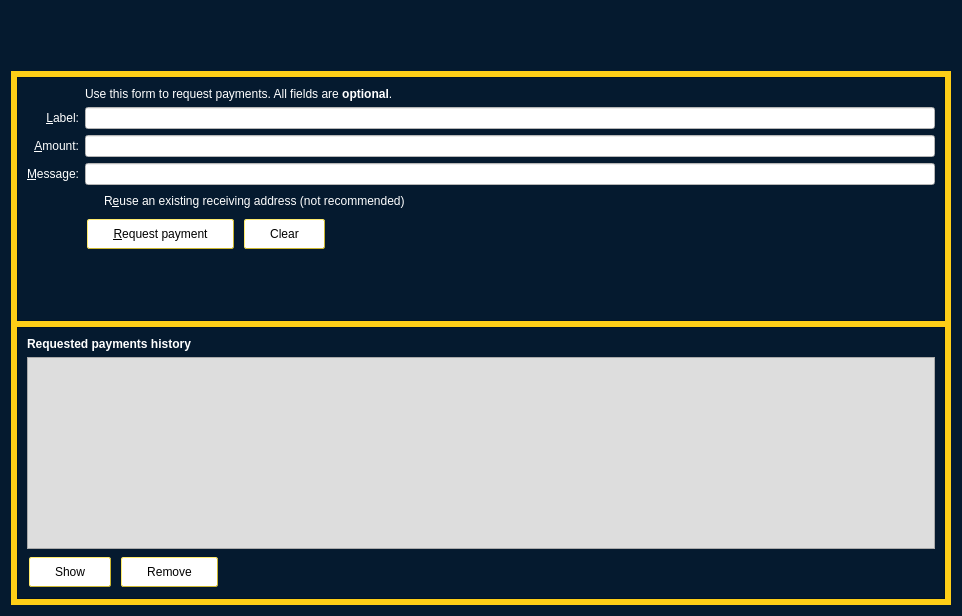
<?xml version="1.0" encoding="UTF-8"?>
<ui version="4.0">
 <class>ReceiveCoinsDialog</class>
 <widget class="QWidget" name="ReceiveCoinsDialog">
  <property name="geometry">
   <rect>
    <x>0</x>
    <y>0</y>
    <width>962</width>
    <height>616</height>
   </rect>
  </property>
  <property name="styleSheet">
   <string notr="true">background-color: rgb(5, 26, 47);
color: black;</string>
  </property>
  <layout class="QVBoxLayout" name="verticalLayout" stretch="0">
   <item>
    <layout class="QVBoxLayout" name="verticalLayout_Master" stretch="0,1">
     <property name="spacing">
      <number>0</number>
     </property>
     <item>
      <widget class="QFrame" name="frame_Header">
       <property name="styleSheet">
        <string notr="true">background: transparent</string>
       </property>
       <layout class="QVBoxLayout" name="verticalLayout_8">
        <property name="margin">
         <number>0</number>
        </property>
        <item>
         <layout class="QHBoxLayout" name="horizontalLayout_Header" stretch="1,0">
          <item>
           <spacer name="horizontalSpacer_3">
            <property name="orientation">
             <enum>Qt::Horizontal</enum>
            </property>
            <property name="sizeHint" stdset="0">
             <size>
              <width>40</width>
              <height>20</height>
             </size>
            </property>
           </spacer>
          </item>
          <item>
           <widget class="QLabel" name="labelOverviewHeaderRight">
            <property name="minimumSize">
             <size>
              <width>464</width>
              <height>60</height>
             </size>
            </property>
            <property name="maximumSize">
             <size>
              <width>16777215</width>
              <height>60</height>
             </size>
            </property>
            <property name="font">
             <font>
              <pointsize>14</pointsize>
             </font>
            </property>
            <property name="styleSheet">
             <string notr="true">background: transparent</string>
            </property>
            <property name="text">
             <string/>
            </property>
            <property name="alignment">
             <set>Qt::AlignRight|Qt::AlignTrailing|Qt::AlignVCenter</set>
            </property>
           </widget>
          </item>
         </layout>
        </item>
       </layout>
      </widget>
     </item>
     <item>
      <widget class="QFrame" name="frame_BG">
       <property name="styleSheet">
        <string notr="true">background-color: rgb(254, 206, 23);
color: black;</string>
       </property>
       <layout class="QVBoxLayout" name="verticalLayout_5">
        <property name="margin">
         <number>6</number>
        </property>
        <item>
         <widget class="QFrame" name="frame2">
          <property name="sizePolicy">
           <sizepolicy hsizetype="Preferred" vsizetype="Expanding">
            <horstretch>0</horstretch>
            <verstretch>0</verstretch>
           </sizepolicy>
          </property>
          <property name="styleSheet">
           <string notr="true">background-color: rgb(5, 26, 47);
color: black;</string>
          </property>
          <property name="frameShape">
           <enum>QFrame::StyledPanel</enum>
          </property>
          <property name="frameShadow">
           <enum>QFrame::Sunken</enum>
          </property>
          <layout class="QVBoxLayout" name="verticalLayout_3">
           <item>
            <layout class="QGridLayout" name="gridLayout">
             <item row="7" column="2">
              <widget class="QCheckBox" name="reuseAddress">
               <property name="toolTip">
                <string>Reuse one of the previously used receiving addresses.&lt;br&gt;Reusing addresses has security and privacy issues.&lt;br&gt;Do not use this unless re-generating a payment request made before.</string>
               </property>
               <property name="styleSheet">
                <string notr="true">background: transparent;
color:white</string>
               </property>
               <property name="text">
                <string>R&amp;euse an existing receiving address (not recommended)</string>
               </property>
              </widget>
             </item>
             <item row="7" column="0">
              <widget class="QLabel" name="label_4">
               <property name="styleSheet">
                <string notr="true">background: transparent</string>
               </property>
               <property name="text">
                <string/>
               </property>
              </widget>
             </item>
             <item row="6" column="0">
              <widget class="QLabel" name="label_3">
               <property name="toolTip">
                <string>An optional message to attach to the payment request, which will be displayed when the request is opened. Note: The message will not be sent with the payment over the Bitesax network.</string>
               </property>
               <property name="styleSheet">
                <string notr="true">background: transparent;
color:white</string>
               </property>
               <property name="text">
                <string>&amp;Message:</string>
               </property>
               <property name="alignment">
                <set>Qt::AlignRight|Qt::AlignTrailing|Qt::AlignVCenter</set>
               </property>
               <property name="buddy">
                <cstring>reqMessage</cstring>
               </property>
              </widget>
             </item>
             <item row="4" column="2">
              <widget class="QLineEdit" name="reqLabel">
               <property name="toolTip">
                <string>An optional label to associate with the new receiving address.</string>
               </property>
               <property name="styleSheet">
                <string notr="true">background: white;
color:black</string>
               </property>
              </widget>
             </item>
             <item row="6" column="2">
              <widget class="QLineEdit" name="reqMessage">
               <property name="toolTip">
                <string>An optional message to attach to the payment request, which will be displayed when the request is opened.&lt;br&gt;Note: The message will not be sent with the payment over the Bitesax network.</string>
               </property>
               <property name="styleSheet">
                <string notr="true">background: white;
color:black</string>
               </property>
              </widget>
             </item>
             <item row="2" column="2">
              <widget class="QLabel" name="label_5">
               <property name="styleSheet">
                <string notr="true">background: transparent;
color:white</string>
               </property>
               <property name="text">
                <string>Use this form to request payments. All fields are &lt;b&gt;optional&lt;/b&gt;.</string>
               </property>
              </widget>
             </item>
             <item row="4" column="0">
              <widget class="QLabel" name="label_2">
               <property name="toolTip">
                <string>An optional label to associate with the new receiving address.</string>
               </property>
               <property name="styleSheet">
                <string notr="true">background: transparent;
color:white</string>
               </property>
               <property name="text">
                <string>&amp;Label:</string>
               </property>
               <property name="alignment">
                <set>Qt::AlignRight|Qt::AlignTrailing|Qt::AlignVCenter</set>
               </property>
               <property name="buddy">
                <cstring>reqLabel</cstring>
               </property>
              </widget>
             </item>
             <item row="5" column="0">
              <widget class="QLabel" name="label">
               <property name="toolTip">
                <string>An optional amount to request. Leave this empty or zero to not request a specific amount.</string>
               </property>
               <property name="styleSheet">
                <string notr="true">background: transparent;
color:white</string>
               </property>
               <property name="text">
                <string>&amp;Amount:</string>
               </property>
               <property name="alignment">
                <set>Qt::AlignRight|Qt::AlignTrailing|Qt::AlignVCenter</set>
               </property>
               <property name="buddy">
                <cstring>reqAmount</cstring>
               </property>
              </widget>
             </item>
             <item row="5" column="2">
              <widget class="BitcoinAmountField" name="reqAmount">
               <property name="minimumSize">
                <size>
                 <width>80</width>
                 <height>0</height>
                </size>
               </property>
               <property name="toolTip">
                <string>An optional amount to request. Leave this empty or zero to not request a specific amount.</string>
               </property>
               <property name="styleSheet">
                <string notr="true">background: white;
color:black</string>
               </property>
              </widget>
             </item>
             <item row="8" column="0">
              <widget class="QLabel" name="label_7">
               <property name="styleSheet">
                <string notr="true">background: transparent</string>
               </property>
               <property name="text">
                <string/>
               </property>
              </widget>
             </item>
             <item row="8" column="2">
              <layout class="QHBoxLayout" name="horizontalLayout">
               <item>
                <widget class="QPushButton" name="receiveButton">
                 <property name="minimumSize">
                  <size>
                   <width>150</width>
                   <height>0</height>
                  </size>
                 </property>
                 <property name="styleSheet">
                  <string notr="true">QPushButton { /* Global Button Style */
	background-color: white;
	border-width: 1px;
	border-style: outset;
	border-color: #cbb62f;
	border-radius: 2px;
	color:#000000;
	font-size:12px;
	font-weight:;
	padding-left:25px;
	padding-right:25px;
	padding-top:1px;
	padding-bottom:1px;
	height: 26px;
	margin: 2px;
}
QPushButton:hover {
		background-color: rgb(85, 170, 127);
}

QPushButton:pressed {
	background-color: rgb(170, 255, 255);
	border:1px solid #000000;
}</string>
                 </property>
                 <property name="text">
                  <string>&amp;Request payment</string>
                 </property>
                 <property name="icon">
                  <iconset resource="../bitesax.qrc">
                   <normaloff>:/icons/receiving_addresses</normaloff>:/icons/receiving_addresses</iconset>
                 </property>
                </widget>
               </item>
               <item>
                <widget class="QPushButton" name="clearButton">
                 <property name="sizePolicy">
                  <sizepolicy hsizetype="Minimum" vsizetype="Fixed">
                   <horstretch>0</horstretch>
                   <verstretch>0</verstretch>
                  </sizepolicy>
                 </property>
                 <property name="toolTip">
                  <string>Clear all fields of the form.</string>
                 </property>
                 <property name="styleSheet">
                  <string notr="true">QPushButton { /* Global Button Style */
	background-color: white;
	border-width: 1px;
	border-style: outset;
	border-color: #cbb62f;
	border-radius: 2px;
	color:#000000;
	font-size:12px;
	font-weight:;
	padding-left:25px;
	padding-right:25px;
	padding-top:1px;
	padding-bottom:1px;
	height: 26px;
	margin: 2px;
}
QPushButton:hover {
		background-color: rgb(85, 170, 127);
}

QPushButton:pressed {
	background-color: rgb(170, 255, 255);
	border:1px solid #000000;
}</string>
                 </property>
                 <property name="text">
                  <string>Clear</string>
                 </property>
                 <property name="icon">
                  <iconset resource="../bitesax.qrc">
                   <normaloff>:/icons/remove</normaloff>:/icons/remove</iconset>
                 </property>
                 <property name="autoDefault">
                  <bool>false</bool>
                 </property>
                </widget>
               </item>
               <item>
                <spacer name="horizontalSpacer">
                 <property name="orientation">
                  <enum>Qt::Horizontal</enum>
                 </property>
                 <property name="sizeHint" stdset="0">
                  <size>
                   <width>40</width>
                   <height>20</height>
                  </size>
                 </property>
                </spacer>
               </item>
              </layout>
             </item>
             <item row="9" column="2">
              <spacer name="verticalSpacer">
               <property name="orientation">
                <enum>Qt::Vertical</enum>
               </property>
               <property name="sizeHint" stdset="0">
                <size>
                 <width>20</width>
                 <height>40</height>
                </size>
               </property>
              </spacer>
             </item>
            </layout>
           </item>
          </layout>
         </widget>
        </item>
        <item>
         <widget class="QFrame" name="frame">
          <property name="sizePolicy">
           <sizepolicy hsizetype="Preferred" vsizetype="Expanding">
            <horstretch>0</horstretch>
            <verstretch>0</verstretch>
           </sizepolicy>
          </property>
          <property name="styleSheet">
           <string notr="true">background-color: rgb(5, 26, 47);
color: black;</string>
          </property>
          <property name="frameShape">
           <enum>QFrame::StyledPanel</enum>
          </property>
          <property name="frameShadow">
           <enum>QFrame::Raised</enum>
          </property>
          <layout class="QVBoxLayout" name="verticalLayout_2">
           <item>
            <widget class="QLabel" name="label_6">
             <property name="font">
              <font>
               <weight>75</weight>
               <bold>true</bold>
              </font>
             </property>
             <property name="styleSheet">
              <string notr="true">background: transparent;
color:white</string>
             </property>
             <property name="text">
              <string>Requested payments history</string>
             </property>
            </widget>
           </item>
           <item>
            <widget class="QTableView" name="recentRequestsView">
             <property name="palette">
              <palette>
               <active>
                <colorrole role="WindowText">
                 <brush brushstyle="SolidPattern">
                  <color alpha="255">
                   <red>0</red>
                   <green>0</green>
                   <blue>0</blue>
                  </color>
                 </brush>
                </colorrole>
                <colorrole role="Button">
                 <brush brushstyle="SolidPattern">
                  <color alpha="255">
                   <red>221</red>
                   <green>221</green>
                   <blue>221</blue>
                  </color>
                 </brush>
                </colorrole>
                <colorrole role="Text">
                 <brush brushstyle="SolidPattern">
                  <color alpha="255">
                   <red>0</red>
                   <green>0</green>
                   <blue>0</blue>
                  </color>
                 </brush>
                </colorrole>
                <colorrole role="ButtonText">
                 <brush brushstyle="SolidPattern">
                  <color alpha="255">
                   <red>0</red>
                   <green>0</green>
                   <blue>0</blue>
                  </color>
                 </brush>
                </colorrole>
                <colorrole role="Base">
                 <brush brushstyle="SolidPattern">
                  <color alpha="255">
                   <red>221</red>
                   <green>221</green>
                   <blue>221</blue>
                  </color>
                 </brush>
                </colorrole>
                <colorrole role="Window">
                 <brush brushstyle="SolidPattern">
                  <color alpha="255">
                   <red>221</red>
                   <green>221</green>
                   <blue>221</blue>
                  </color>
                 </brush>
                </colorrole>
               </active>
               <inactive>
                <colorrole role="WindowText">
                 <brush brushstyle="SolidPattern">
                  <color alpha="255">
                   <red>0</red>
                   <green>0</green>
                   <blue>0</blue>
                  </color>
                 </brush>
                </colorrole>
                <colorrole role="Button">
                 <brush brushstyle="SolidPattern">
                  <color alpha="255">
                   <red>221</red>
                   <green>221</green>
                   <blue>221</blue>
                  </color>
                 </brush>
                </colorrole>
                <colorrole role="Text">
                 <brush brushstyle="SolidPattern">
                  <color alpha="255">
                   <red>0</red>
                   <green>0</green>
                   <blue>0</blue>
                  </color>
                 </brush>
                </colorrole>
                <colorrole role="ButtonText">
                 <brush brushstyle="SolidPattern">
                  <color alpha="255">
                   <red>0</red>
                   <green>0</green>
                   <blue>0</blue>
                  </color>
                 </brush>
                </colorrole>
                <colorrole role="Base">
                 <brush brushstyle="SolidPattern">
                  <color alpha="255">
                   <red>221</red>
                   <green>221</green>
                   <blue>221</blue>
                  </color>
                 </brush>
                </colorrole>
                <colorrole role="Window">
                 <brush brushstyle="SolidPattern">
                  <color alpha="255">
                   <red>221</red>
                   <green>221</green>
                   <blue>221</blue>
                  </color>
                 </brush>
                </colorrole>
               </inactive>
               <disabled>
                <colorrole role="WindowText">
                 <brush brushstyle="SolidPattern">
                  <color alpha="255">
                   <red>0</red>
                   <green>0</green>
                   <blue>0</blue>
                  </color>
                 </brush>
                </colorrole>
                <colorrole role="Button">
                 <brush brushstyle="SolidPattern">
                  <color alpha="255">
                   <red>221</red>
                   <green>221</green>
                   <blue>221</blue>
                  </color>
                 </brush>
                </colorrole>
                <colorrole role="Text">
                 <brush brushstyle="SolidPattern">
                  <color alpha="255">
                   <red>0</red>
                   <green>0</green>
                   <blue>0</blue>
                  </color>
                 </brush>
                </colorrole>
                <colorrole role="ButtonText">
                 <brush brushstyle="SolidPattern">
                  <color alpha="255">
                   <red>0</red>
                   <green>0</green>
                   <blue>0</blue>
                  </color>
                 </brush>
                </colorrole>
                <colorrole role="Base">
                 <brush brushstyle="SolidPattern">
                  <color alpha="255">
                   <red>221</red>
                   <green>221</green>
                   <blue>221</blue>
                  </color>
                 </brush>
                </colorrole>
                <colorrole role="Window">
                 <brush brushstyle="SolidPattern">
                  <color alpha="255">
                   <red>221</red>
                   <green>221</green>
                   <blue>221</blue>
                  </color>
                 </brush>
                </colorrole>
               </disabled>
              </palette>
             </property>
             <property name="contextMenuPolicy">
              <enum>Qt::CustomContextMenu</enum>
             </property>
             <property name="styleSheet">
              <string notr="true">background-color: rgb(221, 221, 221);
color:black</string>
             </property>
             <property name="tabKeyNavigation">
              <bool>false</bool>
             </property>
             <property name="sortingEnabled">
              <bool>true</bool>
             </property>
            </widget>
           </item>
           <item>
            <layout class="QHBoxLayout" name="horizontalLayout_2">
             <item>
              <widget class="QPushButton" name="showRequestButton">
               <property name="enabled">
                <bool>false</bool>
               </property>
               <property name="toolTip">
                <string>Show the selected request (does the same as double clicking an entry)</string>
               </property>
               <property name="styleSheet">
                <string notr="true">QPushButton { /* Global Button Style */
	background-color: white;
	border-width: 1px;
	border-style: outset;
	border-color: #cbb62f;
	border-radius: 2px;
	color:#000000;
	font-size:12px;
	font-weight:;
	padding-left:25px;
	padding-right:25px;
	padding-top:1px;
	padding-bottom:1px;
	height: 26px;
	margin: 2px;
}
QPushButton:hover {
		background-color: rgb(85, 170, 127);
}

QPushButton:pressed {
	background-color: rgb(170, 255, 255);
	border:1px solid #000000;
}</string>
               </property>
               <property name="text">
                <string>Show</string>
               </property>
               <property name="icon">
                <iconset resource="../bitesax.qrc">
                 <normaloff>:/icons/edit</normaloff>:/icons/edit</iconset>
               </property>
               <property name="autoDefault">
                <bool>false</bool>
               </property>
              </widget>
             </item>
             <item>
              <widget class="QPushButton" name="removeRequestButton">
               <property name="enabled">
                <bool>false</bool>
               </property>
               <property name="toolTip">
                <string>Remove the selected entries from the list</string>
               </property>
               <property name="styleSheet">
                <string notr="true">QPushButton { /* Global Button Style */
	background-color: white;
	border-width: 1px;
	border-style: outset;
	border-color: #cbb62f;
	border-radius: 2px;
	color:#000000;
	font-size:12px;
	font-weight:;
	padding-left:25px;
	padding-right:25px;
	padding-top:1px;
	padding-bottom:1px;
	height: 26px;
	margin: 2px;
}
QPushButton:hover {
		background-color: rgb(85, 170, 127);
}

QPushButton:pressed {
	background-color: rgb(170, 255, 255);
	border:1px solid #000000;
}</string>
               </property>
               <property name="text">
                <string>Remove</string>
               </property>
               <property name="icon">
                <iconset resource="../bitesax.qrc">
                 <normaloff>:/icons/remove</normaloff>:/icons/remove</iconset>
               </property>
               <property name="autoDefault">
                <bool>false</bool>
               </property>
              </widget>
             </item>
             <item>
              <spacer name="horizontalSpacer_2">
               <property name="orientation">
                <enum>Qt::Horizontal</enum>
               </property>
               <property name="sizeHint" stdset="0">
                <size>
                 <width>40</width>
                 <height>20</height>
                </size>
               </property>
              </spacer>
             </item>
            </layout>
           </item>
          </layout>
         </widget>
        </item>
       </layout>
      </widget>
     </item>
    </layout>
   </item>
  </layout>
 </widget>
 <customwidgets>
  <customwidget>
   <class>BitcoinAmountField</class>
   <extends>QLineEdit</extends>
   <header>bitcoinamountfield.h</header>
   <container>1</container>
  </customwidget>
 </customwidgets>
 <tabstops>
  <tabstop>reqLabel</tabstop>
  <tabstop>reqAmount</tabstop>
  <tabstop>reqMessage</tabstop>
  <tabstop>reuseAddress</tabstop>
  <tabstop>receiveButton</tabstop>
  <tabstop>clearButton</tabstop>
  <tabstop>recentRequestsView</tabstop>
  <tabstop>showRequestButton</tabstop>
  <tabstop>removeRequestButton</tabstop>
 </tabstops>
 <resources>
  <include location="../bitesax.qrc"/>
 </resources>
 <connections/>
</ui>
